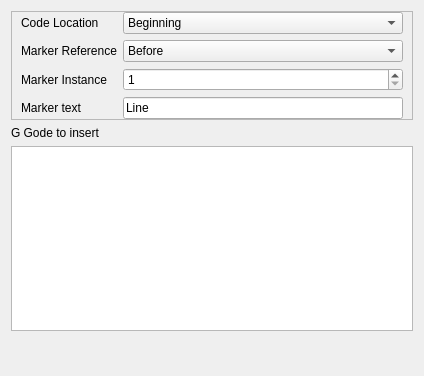
<?xml version="1.0" encoding="UTF-8"?>
<ui version="4.0">
 <class>Form</class>
 <widget class="QWidget" name="Form">
  <property name="geometry">
   <rect>
    <x>0</x>
    <y>0</y>
    <width>424</width>
    <height>376</height>
   </rect>
  </property>
  <property name="windowTitle">
   <string>Form</string>
  </property>
  <layout class="QVBoxLayout" name="verticalLayout">
   <item>
    <widget class="QFrame" name="frame_2">
     <property name="frameShape">
      <enum>QFrame::StyledPanel</enum>
     </property>
     <property name="frameShadow">
      <enum>QFrame::Raised</enum>
     </property>
     <layout class="QGridLayout" name="gridLayout">
      <property name="topMargin">
       <number>0</number>
      </property>
      <property name="bottomMargin">
       <number>0</number>
      </property>
      <item row="1" column="0">
       <widget class="QLabel" name="markerReference_label">
        <property name="text">
         <string>Marker Reference</string>
        </property>
       </widget>
      </item>
      <item row="0" column="1">
       <widget class="QComboBox" name="codeLocation">
        <property name="toolTip">
         <string>The tool and its settings to be used for this operation.</string>
        </property>
        <item>
         <property name="text">
          <string>Beginning</string>
         </property>
        </item>
        <item>
         <property name="text">
          <string>End</string>
         </property>
        </item>
       </widget>
      </item>
      <item row="1" column="1">
       <widget class="QComboBox" name="markerReference">
        <item>
         <property name="text">
          <string>Before</string>
         </property>
        </item>
        <item>
         <property name="text">
          <string>After</string>
         </property>
        </item>
       </widget>
      </item>
      <item row="3" column="1">
       <widget class="QLineEdit" name="marker">
        <property name="text">
         <string>Line</string>
        </property>
       </widget>
      </item>
      <item row="0" column="0">
       <widget class="QLabel" name="codeLocation_label">
        <property name="text">
         <string>Code Location</string>
        </property>
       </widget>
      </item>
      <item row="3" column="0">
       <widget class="QLabel" name="marker_label">
        <property name="text">
         <string>Marker text</string>
        </property>
       </widget>
      </item>
      <item row="2" column="0">
       <widget class="QLabel" name="markerInstance_label">
        <property name="text">
         <string>Marker Instance</string>
        </property>
       </widget>
      </item>
      <item row="2" column="1">
       <widget class="QSpinBox" name="markerInstance">
        <property name="minimum">
         <number>1</number>
        </property>
        <property name="maximum">
         <number>999999999</number>
        </property>
       </widget>
      </item>
     </layout>
    </widget>
   </item>
   <item>
    <widget class="QLabel" name="gCode_label">
     <property name="text">
      <string>G Gode to insert</string>
     </property>
    </widget>
   </item>
   <item>
    <widget class="QTextEdit" name="gCode">
     <property name="lineWrapMode">
      <enum>QTextEdit::NoWrap</enum>
     </property>
     <property name="acceptRichText">
      <bool>false</bool>
     </property>
    </widget>
   </item>
   <item>
    <spacer name="verticalSpacer">
     <property name="orientation">
      <enum>Qt::Vertical</enum>
     </property>
     <property name="sizeHint" stdset="0">
      <size>
       <width>20</width>
       <height>40</height>
      </size>
     </property>
    </spacer>
   </item>
  </layout>
 </widget>
 <resources/>
 <connections/>
</ui>
